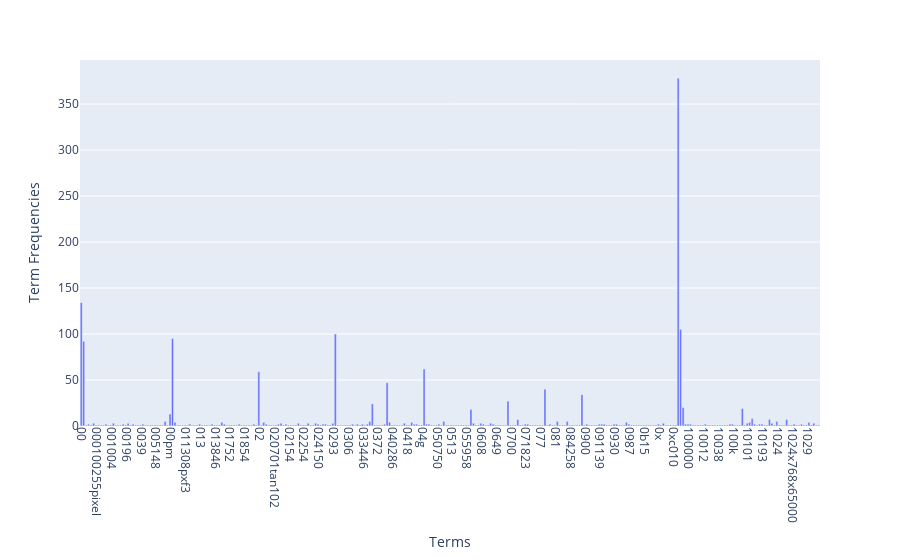

Notebook cell for this chart:
### Markdown cell above
### >>> **Exercise 13 (take home):**
If you want a nicer interactive visualization here, I would encourage you try to install and use plotly to achieve this.

### Code cell
# Answer here
import plotly.express as px
import pandas as pd


data = {'Terms': count_vect.get_feature_names_out()[:300], 'Term Frequencies': term_frequencies[:300]}
df = pd.DataFrame(data)

fig = px.bar(df, x='Terms', y='Term Frequencies', labels={'Term Frequencies': 'Term Frequencies'})
fig.update_xaxes(tickangle=90)  # Rotate x-axis labels for better visibility

fig.show()

### Figure 1 — Plotly figure (JSON) as saved in the notebook; plotly's stock layout.template omitted (floating-point values rounded to 4 significant figures; data arrays with more than 128 entries replaced by an {"elided": "..."} marker saying what was removed)
{"data": [{"alignmentgroup": "True", "hovertemplate": "Terms=%{x}<br>Term Frequencies=%{y}<extra></extra>", "legendgroup": "", "marker": {"color": "#636efa", "pattern": {"shape": ""}}, "name": "", "offsetgroup": "", "orientation": "v", "showlegend": false, "textposition": "auto", "type": "bar", "x": {"elided": "300 str values"}, "xaxis": "x", "y": {"elided": "300 int values"}, "yaxis": "y"}], "layout": {"barmode": "relative", "legend": {"tracegroupgap": 0}, "margin": {"t": 60}, "xaxis": {"anchor": "y", "domain": [0, 1], "tickangle": 90, "title": {"text": "Terms"}}, "yaxis": {"anchor": "x", "domain": [0, 1], "title": {"text": "Term Frequencies"}}}}
